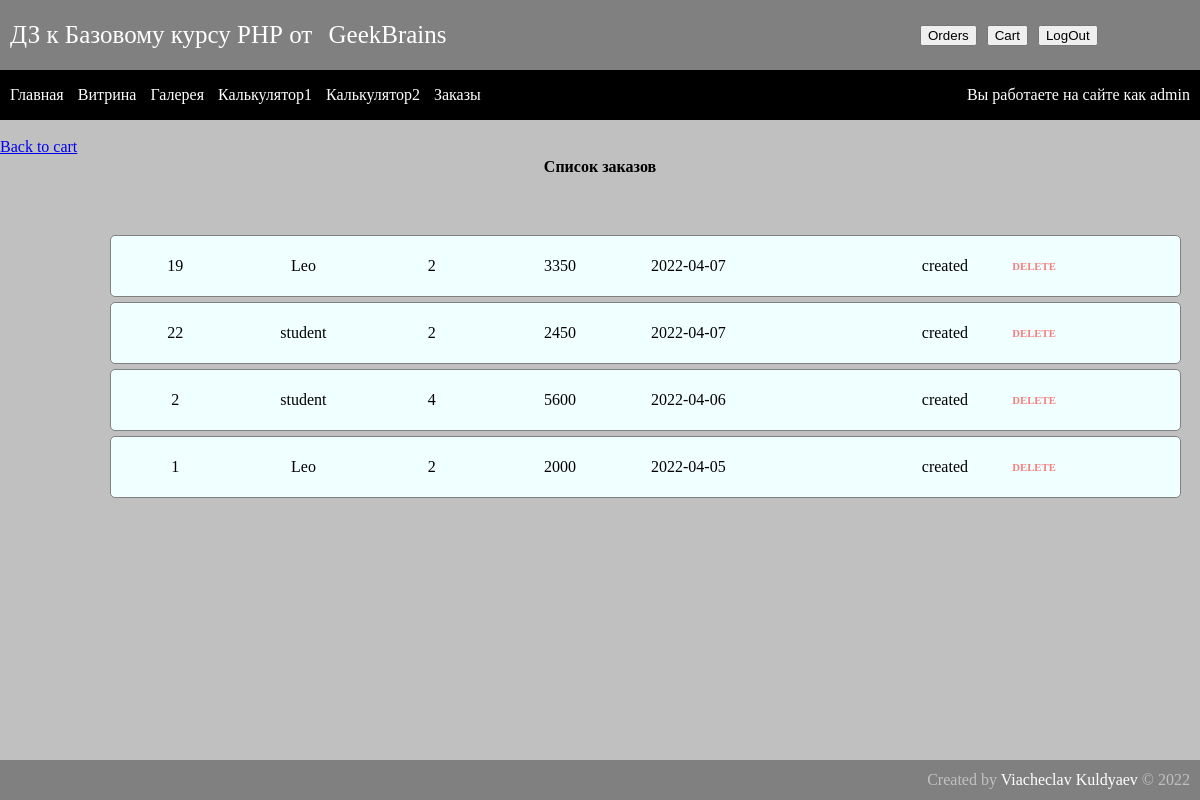
/orders (signed in), run on the app's committed database.
### tables this page shows
CREATE TABLE `orders` (
  `id` int(11) NOT NULL,
  `user` int(10) UNSIGNED NOT NULL,
  `items` int(10) UNSIGNED NOT NULL,
  `amount` int(10) UNSIGNED NOT NULL,
  `open_date` date NOT NULL,
  `close_date` date DEFAULT NULL,
  `status` int(10) UNSIGNED NOT NULL
);

CREATE TABLE `users` (
  `id` int(10) UNSIGNED NOT NULL,
  `name` varchar(255) NOT NULL,
  `lastname` varchar(255) NOT NULL,
  `email` varchar(255) NOT NULL,
  `role` int(10) UNSIGNED NOT NULL,
  `password` varchar(50) NOT NULL,
  `hash` varchar(100) NOT NULL
);

CREATE TABLE `orders_status` (
  `id` int(10) UNSIGNED NOT NULL,
  `name` varchar(30) NOT NULL
);

### engine/db.php (called while the page is built, shortened)
<?php
function getDb(){
    static $db = null;
    if(is_null($db)){
        $db = @mysqli_connect(HOST, USER, PASS, DB) or die("Could not connect: " . mysqli_connect_error());
    }
    return $db;
}
function getAssocResult($sql){
    $result = @mysqli_query(getDb(), $sql) or die(mysqli_error(getDb()));
    $array_result = [];
    while($row = mysqli_fetch_assoc($result)){
        $array_result[] = $row;
    }
    return $array_result;
}

### models/orders.php (called while the page is built, shortened)
<?php
function getOrders() {
    return getAssocResult("SELECT orders.id, users.name AS username, orders.items, amount, open_date, close_date, orders_status.name AS orderstatus FROM orders, users, orders_status
                            WHERE  users.id  =  orders.user AND orders_status.id = orders.status ORDER BY open_date DESC");
}

### templates/orders.php (the view, shortened to what this page needs)
<div class="center desk">
   <h4>Список заказов</h4>
   <br/>
   <br/>
    <ul class="orderList" id="myList">
    <?php foreach ($orders as $order):?>
        <li>
            <div class='center orderdetail'>
                <?=$order['id']?>
            </div>
            <div class='center orderdetail'>
                <?=$order['username']?>
            </div>
            <div class='center orderdetail'>
                <?=$order['items']?>
            </div>
            <div class='center orderdetail'>
                <?=$order['amount']?>
            </div>
            <div class='center orderdetail'>
                <?=$order['open_date']?>
            </div>
            <div class='center orderdetail'>
            </div>
            <div class='center orderdetail'>
                <?=$order['orderstatus']?>
            </div>
            <div class='center orderdetail delete'>
               <? if ($is_admin): ?>
                <a href="/orders/?action=deleteorder&orderid=<?=$order['id']?>" class="deleteLink"><h6>DELETE</h6></a>
               <? endif; ?>
            </div>
        </li>
    <?php endforeach;?>
    </ul>
</div>

### css/style.css (style rules this page uses)
body, html { margin: 0; padding: 0; }
html { width: 100%; min-height: 100%; }
body { background-color: silver; display: flex; flex-direction: column; width: 100%; min-height: 100vh; }
.center { display: flex; justify-content: center; align-items: center; }
ul { list-style-type: none; }

### css/orders.css (style rules this page uses)
ul { list-style-type: none; width: 90%; margin-left: 5%; display: flex; flex-direction: column; }
.desk { width: 100%; flex-direction: column; }
li { width: 99%; border: 1px solid grey; border-radius: 5px; background-color: azure; display: flex; padding: 5px 0; margin-top: 5px; }
.orderdetail { width: 12%; }
.delete { color: red; }
.delete { width: 50px; height: 50px; opacity: 0.5; }
h4 { padding: 1px 0; margin: 1px; }
.deleteLink { text-decoration: none; cursor: pointer; color: red; }

### data on the page
orders: id "19", user.name "Leo", items "2", amount "3350", open_date "2022-04-07", status.name "created"
orders: id "22", user.name "student", items "2", amount "2450", open_date "2022-04-07", status.name "created"
orders: id "2", user.name "student", items "4", amount "5600", open_date "2022-04-06", status.name "created"
orders: id "1", user.name "Leo", items "2", amount "2000", open_date "2022-04-05", status.name "created"

### other printed values
$_SESSION['login'] "admin"
